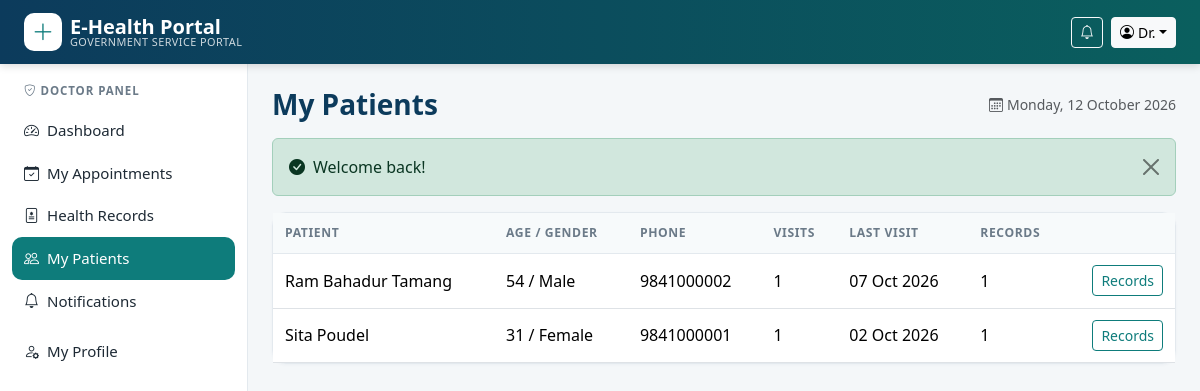
/doctor/patients.php (signed in), run on the app's committed database.
### tables this page shows
CREATE TABLE users (
  user_id     INT UNSIGNED AUTO_INCREMENT PRIMARY KEY,
  name        VARCHAR(100) NOT NULL,
  email       VARCHAR(150) NOT NULL UNIQUE,
  password    VARCHAR(255) NOT NULL,
  role        ENUM('admin','doctor','citizen') NOT NULL DEFAULT 'citizen',
  phone       VARCHAR(20)  DEFAULT NULL,
  gender      ENUM('male','female','other') DEFAULT NULL,
  dob         DATE DEFAULT NULL,
  address     VARCHAR(200) DEFAULT NULL,
  status      ENUM('active','inactive') NOT NULL DEFAULT 'active',
  failed_logins TINYINT UNSIGNED NOT NULL DEFAULT 0,
  locked_until  DATETIME DEFAULT NULL,
  created_at  TIMESTAMP DEFAULT CURRENT_TIMESTAMP
);

### includes/db.php (called while the page is built, shortened)
<?php
function db(): PDO
{
    static $pdo = null;
    if ($pdo === null) {
        try {
            $dsn = 'mysql:host=' . DB_HOST . ';port=' . DB_PORT . ';dbname=' . DB_NAME . ';charset=utf8mb4';
            $pdo = new PDO($dsn, DB_USER, DB_PASS, [
                PDO::ATTR_ERRMODE            => PDO::ERRMODE_EXCEPTION,
                PDO::ATTR_DEFAULT_FETCH_MODE => PDO::FETCH_ASSOC,
                PDO::ATTR_EMULATE_PREPARES   => false,
            ]);
            $pdo->exec("SET time_zone = '+05:45'");
        } catch (PDOException $e) {
            http_response_code(500);
            die('<div style="font-family:sans-serif;max-width:600px;margin:60px auto;padding:20px;border:1px solid #f5c2c7;background:#f8d7da;border-radius:8px">'
              . '<h3>Database connection failed</h3><p>Please make sure <b>MySQL is running in XAMPP</b> and that you imported '
              . '<code>database/ehealth_db.sql</code>. Check the credentials in <code>config/config.php</code>.</p></div>');
        }
    }
    return $pdo;
}
function q(string $sql, array $params = []): PDOStatement
{
    $st = db()->prepare($sql);
    $st->execute($params);
    return $st;
}
function fetch_all(string $sql, array $params = []): array { return q($sql, $params)->fetchAll(); }
function fetch_one(string $sql, array $params = []): ?array { $r = q($sql, $params)->fetch(); return $r ?: null; }

### includes/auth.php (called while the page is built, shortened)
<?php
require_once __DIR__ . '/functions.php';
function current_user(): ?array
{
    static $u = false;
    if ($u === false) {
        $u = isset($_SESSION['user_id'])
            ? fetch_one('SELECT user_id,name,email,role,phone,gender,dob,address,status FROM users WHERE user_id=?', [$_SESSION['user_id']])
            : null;
    }
    return $u;
}
function home_for(string $role): string
{
    return ['admin' => 'admin/dashboard.php', 'doctor' => 'doctor/dashboard.php', 'citizen' => 'citizen/dashboard.php'][$role] ?? 'index.php';
}
function require_role(string ...$roles): array
{
    $u = current_user();
    return $u;
}
function my_doctor(int $userId): ?array
{
    return fetch_one('SELECT * FROM doctors WHERE user_id=?', [$userId]);
}

### doctor/patients.php (the view, shortened to what this page needs)
<?php
require_once __DIR__ . '/../includes/layout.php';
$u = require_role('doctor');
$doc = my_doctor((int)$u['user_id']);
$rows = fetch_all("SELECT p.user_id, p.name, p.phone, p.gender, p.dob, COUNT(a.appointment_id) visits,
                          MAX(a.appointment_date) last_visit,
                          (SELECT COUNT(*) FROM health_records r WHERE r.user_id=p.user_id AND r.doctor_id=a.doctor_id) records
                   FROM appointments a JOIN users p ON p.user_id=a.user_id
                   WHERE a.doctor_id=? AND a.status IN ('approved','completed')
                   GROUP BY p.user_id, p.name, p.phone, p.gender, p.dob, a.doctor_id ORDER BY last_visit DESC", [$doc['doctor_id']]);
layout_top('My Patients', true);
?>
<div class="card"><div class="table-responsive"><table class="table table-hover align-middle mb-0">
  <thead><tr><th>Patient</th><th>Age / gender</th><th>Phone</th><th>Visits</th><th>Last visit</th><th>Records</th><th></th></tr></thead><tbody>
  <?php foreach ($rows as $p): ?>
    <tr><td><?= e($p['name']) ?></td><td><?= age_from($p['dob']) ?> / <?= e(ucfirst((string)$p['gender']) ?: '-') ?></td><td><?= e($p['phone']) ?></td>
        <td><?= $p['visits'] ?></td><td><?= fmt_date($p['last_visit']) ?></td><td><?= $p['records'] ?></td>
        <td class="text-end"><a class="btn btn-sm btn-outline-teal" href="<?= url('doctor/records.php?patient=' . $p['user_id']) ?>">Records</a></td></tr>
  <?php endforeach; if (!$rows) echo empty_row(7, 'No patients yet.'); ?>
  </tbody></table></div></div>
<?php layout_bottom(true); ?>

### includes/layout.php (shortened to what this page needs)
<?php
require_once __DIR__ . '/auth.php';
function menu_for(string $role): array
{
    switch ($role) {
        case 'doctor': return [
            ['Dashboard', 'doctor/dashboard.php', 'speedometer2'],
            ['My Appointments', 'doctor/appointments.php', 'calendar-check'],
            ['Health Records', 'doctor/records.php', 'file-medical'],
            ['My Patients', 'doctor/patients.php', 'people'],
            ['Notifications', 'notifications.php', 'bell'],
        ];
    }
}
function layout_top(string $title, bool $panel = false): void
{
    $u = current_user();
    $script = str_replace('\\', '/', $_SERVER['SCRIPT_NAME']);
    ?><!DOCTYPE html>
<html lang="en">
<head>
<link rel="stylesheet" href="<?= asset('vendor/bootstrap/css/bootstrap.min.css') ?>">
<link rel="stylesheet" href="<?= asset('vendor/icons/bootstrap-icons.min.css') ?>">
<link rel="stylesheet" href="<?= asset('css/style.css') ?>">
</head>
<body class="<?= $panel ? 'panel-body' : '' ?>">
<nav class="navbar navbar-expand-lg navbar-dark topbar sticky-top">
  <div class="container-fluid px-lg-4">
    <a class="navbar-brand d-flex align-items-center" href="<?= url($u ? home_for($u['role']) : 'index.php') ?>">
      <span class="brand-mark me-2"><i class="bi bi-plus-lg"></i></span>
      <span class="lh-1"><strong>E-Health Portal</strong><small class="d-none d-sm-block">Government Service Portal</small></span>
    </a>
    <div class="<?= $panel ? 'ms-auto' : 'collapse navbar-collapse' ?>" id="mainNav">
      <div class="d-flex align-items-center gap-2">
        <?php if ($u): ?>
          <?php if (true): ?>
            <a href="<?= url('notifications.php') ?>" class="btn btn-sm btn-outline-light position-relative" title="Notifications">
              <i class="bi bi-bell"></i>
            </a>
          <?php endif; ?>
          <div class="dropdown">
            <button class="btn btn-sm btn-light dropdown-toggle" data-bs-toggle="dropdown"><i class="bi bi-person-circle me-1"></i><?= e(explode(' ', $u['name'])[0]) ?></button>
          </div>
        <?php else: ?>
          <a href="<?= url('login.php') ?>" class="btn btn-sm btn-outline-light">Login</a>
          <a href="<?= url('register.php') ?>" class="btn btn-sm btn-light text-teal fw-semibold">Register</a>
        <?php endif; ?>
      </div>
    </div>
  </div>
</nav>
<?php if ($panel && $u): ?>
<div class="panel-wrap">
  <aside class="sidebar" id="sidebar">
    <div class="sidebar-role"><i class="bi bi-shield-check me-1"></i><?= e(ucfirst($u['role'])) ?> Panel</div>
    <ul class="nav flex-column">
      <?php foreach (menu_for($u['role']) as [$label, $file, $icon]):
          $active = str_ends_with($script, '/' . $file) || (basename(dirname($script)) . '/' . basename($script)) === $file; ?>
        <li class="nav-item">
          <a class="nav-link <?= $active ? 'active' : '' ?>" href="<?= url($file) ?>"><i class="bi bi-<?= $icon ?> me-2"></i><?= e($label) ?></a>
        </li>
      <?php endforeach; ?>
      <li class="nav-item mt-2"><a class="nav-link <?= basename($script) === 'profile.php' ? 'active' : '' ?>" href="<?= url('profile.php') ?>"><i class="bi bi-person-gear me-2"></i>My Profile</a></li>
    </ul>
  </aside>
  <main class="panel-main">
    <div class="d-flex flex-wrap justify-content-between align-items-center mb-3">
      <h1 class="h3 page-title mb-0"><?= e($title) ?></h1>
      <span class="text-muted small d-none d-md-block"><i class="bi bi-calendar3 me-1"></i><?= date('l, d F Y') ?></span>
    </div>
    <?= flash_render() ?>
<?php else: ?>
<main>
<div class="container mt-3"><?= flash_render() ?></div>
<?php endif;
}
function layout_bottom(bool $panel = false): void
{
    if ($panel): ?>
  </main>
</div>
<?php endif; ?>
</body>
</html>
<?php
}

### assets/css/style.css (style rules this page uses)
:root { --navy:#0c3b5c; --teal:#0e7c7b; --teal-dark:#0a5f5e; --mint:#e6f4f3; --ink:#1e2a35; --muted:#6b7a88; --line:#e3e9ee; --bg:#f4f7f9; }
body { background:var(--bg);color:var(--ink);font-family:system-ui,-apple-system,"Segoe UI",Roboto,"Helvetica Neue",Arial,sans-serif; }
.topbar { background:linear-gradient(90deg,var(--navy),var(--teal-dark));box-shadow:0 2px 8px rgba(0,0,0,.15) }
.topbar .navbar-brand small { font-size:.68rem;opacity:.8;font-weight:400;letter-spacing:.04em;text-transform:uppercase }
.brand-mark { width:38px;height:38px;border-radius:10px;background:#fff;color:var(--teal);display:inline-flex;align-items:center;justify-content:center;font-size:1.4rem }
.card { border:1px solid var(--line);border-radius:14px;box-shadow:0 1px 3px rgba(12,59,92,.04) }
.panel-wrap { display:flex;min-height:calc(100vh - 62px) }
.sidebar { width:248px;background:#fff;border-right:1px solid var(--line);padding:18px 12px;flex-shrink:0 }
.sidebar-role { font-size:.72rem;text-transform:uppercase;letter-spacing:.08em;color:var(--muted);padding:0 12px 10px;font-weight:600 }
.sidebar .nav-link { color:var(--ink);border-radius:10px;padding:10px 12px;font-size:.94rem }
.sidebar .nav-link.active { background:var(--teal);color:#fff }
.panel-main { flex:1;padding:24px;min-width:0 }
.page-title { color:var(--navy);font-weight:700 }
.table>:not(caption)>*>* { padding:.7rem .75rem }
.table thead th { background:#f7fafb;color:var(--muted);font-size:.76rem;text-transform:uppercase;letter-spacing:.05em;border-bottom:1px solid var(--line);white-space:nowrap }
.btn-outline-teal { border-color:var(--teal);color:var(--teal) }

### data on the page
users: name "Dr.", role "DOCTOR"
users: name "Ram Bahadur Tamang", dob "54", gender "Male", phone "9841000002", visits "1", last_visit "07 Oct 2026", records "1"
users: name "Sita Poudel", dob "31", gender "Female", phone "9841000001", visits "1", last_visit "02 Oct 2026", records "1"

### other printed values
$label "Dashboard"
$label "My Appointments"
$label "Health Records"
$label "My Patients"
$label "Notifications"
$title "My Patients"
$f['msg'] "Welcome back!"
